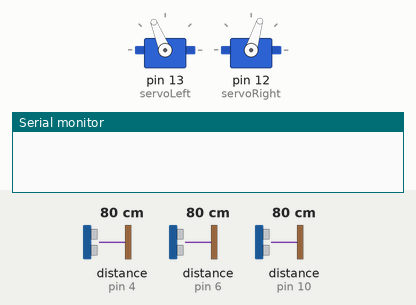
Bench run of a sketch on a simulated Arduino Uno, built with avr-gcc and run on an emulated ATmega328P. Parts: 2 × servo, the last lines printed to the serial monitor. Wiring (inferred from the names in the program): 3 × ultrasonic range finder: trigger pin 3, echo pin 4 / trigger pin 5, echo pin 6 / trigger pin 9, echo pin 10. The test bench sets the inputs (shaded band); at power-on: distance to the obstacle (sensors on pin 4, pin 6, pin 10) 80 cm. The echo pulse lasts 58.3 µs per cm.

Above: at 1.2 s.
1.3 s: distance to the obstacle (sensor on pin 4) set to 5 cm
2.8 s: distance to the obstacle (sensor on pin 4) set to 2 cm
At 2.96 s:
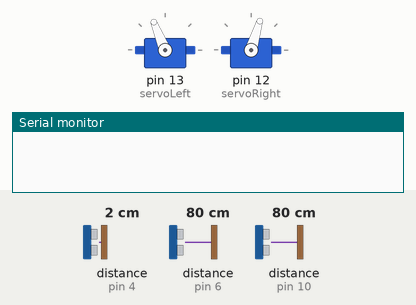
5.8 s: distance to the obstacle (sensor on pin 4) set to 4 cm
At 6.1 s:
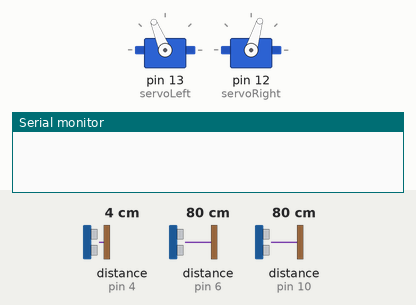
7.3 s: distance to the obstacle (sensor on pin 6) set to 5 cm
8.8 s: distance to the obstacle (sensor on pin 6) set to 2 cm
At 8.98 s:
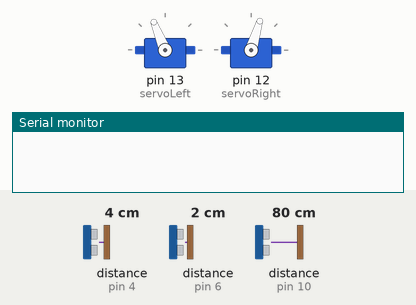
11.8 s: distance to the obstacle (sensor on pin 10) set to 10 cm
14.8 s: distance to the obstacle (sensor on pin 10) set to 7 cm
At 16.4 s:
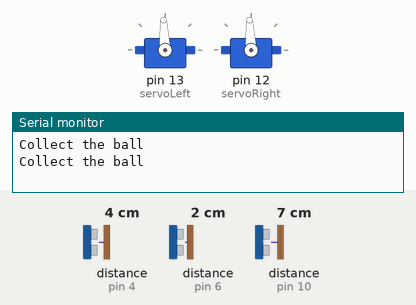
Timing chart, 0 to 17.4 s (numbered marks = the images above; inputs shaded):
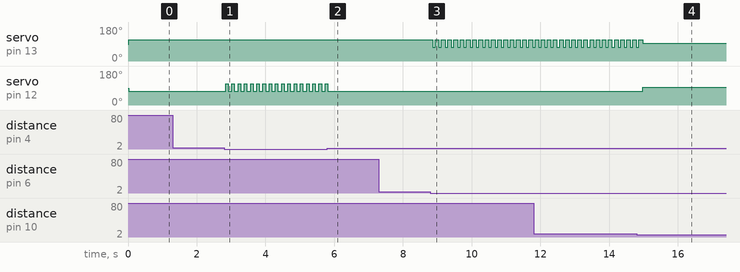

The sketch:

autoNavigation.ino
```cpp
#include <Servo.h>                      // Include servo library

Servo servoLeft;                        // Declare left and right servos

Servo servoRight;

const int trigPinF = 9;
const int echoPinF = 10;
long durationF;
int distF;

const int trigPinL = 3;
const int echoPinL = 4;
long durationL;
int distL;

const int trigPinR = 5;
const int echoPinR = 6;
long durationR;
int distR;

void setup()                            // Built-in initialization block
{
    Serial.begin(9600);
    pinMode(trigPinF, OUTPUT);
    pinMode(echoPinF, INPUT);
    pinMode(trigPinL, OUTPUT);
    pinMode(echoPinL, INPUT);
    pinMode(trigPinR, OUTPUT);
    pinMode(echoPinR, INPUT);
    servoLeft.attach(13);               // Attach left signal to pin 13
    servoRight.attach(12);              // Attach right signal to pin 12
}

void loop()                             // Main loop auto-repeats
{
  //forward();
//  Serial.println(frontDist());
//  Serial.println(leftDist());
//  Serial.println(rightDist());
//  delay(2000);
  if (frontDist() > 7){
    adjust();//
    forward();
  }

  else if(frontDist() <= 8){


    if(leftDist() >= 10){ //左边没东西
    turnLeft();
    //forward();
    }

    else if(leftDist() < 10 && rightDist() >=10){ //左边有东西
      turnRight();
      //forward();
    }

    else{
      servoLeft.writeMicroseconds(1500);
      servoRight.writeMicroseconds(1500); // 左转
      delay(650);

      Serial.println("Collect the ball");
      //手动调头
    }

  }
}

int frontDist(){
  digitalWrite(trigPinF, LOW);
  delayMicroseconds(2);
  // Sets the trigPin on HIGH state for 10 micro seconds
  digitalWrite(trigPinF, HIGH);
  delayMicroseconds(10);
  digitalWrite(trigPinF, LOW);
  // Reads the echoPin, returns the sound wave travel time in microseconds
  durationF = pulseIn(echoPinF, HIGH);
  // Calculating the distance
  distF = durationF*0.034/2;
  return distF;
}

int leftDist(){
  digitalWrite(trigPinL, LOW);
  delayMicroseconds(2);
  // Sets the trigPin on HIGH state for 10 micro seconds
  digitalWrite(trigPinL, HIGH);
  delayMicroseconds(10);
  digitalWrite(trigPinL, LOW);
  // Reads the echoPin, returns the sound wave travel time in microseconds
  durationL = pulseIn(echoPinL, HIGH);
  // Calculating the distance
  int distance = durationL*0.034/2;
  return distance;
}

int rightDist(){
  digitalWrite(trigPinR, LOW);
  delayMicroseconds(2);
  // Sets the trigPin on HIGH state for 10 micro seconds
  digitalWrite(trigPinR, HIGH);
  delayMicroseconds(10);
  digitalWrite(trigPinR, LOW);
  // Reads the echoPin, returns the sound wave travel time in microseconds
  durationR = pulseIn(echoPinR, HIGH);
  // Calculating the distance
  int distance = durationR*0.034/2;
  return distance;
}

void adjust(){
  if (leftDist() < 3){
    servoLeft.writeMicroseconds(1700);
    servoRight.writeMicroseconds(1700);
    delay(75);
  }

  else if(rightDist() < 3){
    servoLeft.writeMicroseconds(1300);
    servoRight.writeMicroseconds(1300);
    delay(75);
  }
}

void forward(){
  servoLeft.writeMicroseconds(1700);
  servoRight.writeMicroseconds(1300);
  delay(100);
}

void turnLeft(){
  servoLeft.writeMicroseconds(1300);
  servoRight.writeMicroseconds(1300);
  delay(575);
}

void turnRight(){
  servoLeft.writeMicroseconds(1700);
  servoRight.writeMicroseconds(1700);
  delay(575);
}
```

Measured:
- the behaviour switches between 4 and 3 cm on distance to the obstacle (sensor on pin 4) (found by bisection; images 0 and 1)
- the behaviour switches between 4 and 3 cm on distance to the obstacle (sensor on pin 6) (found by bisection; images 2 and 3)
- the behaviour switches between 9 and 8 cm on distance to the obstacle (sensor on pin 10) (found by bisection; images 3 and 4)
- after the input at 1.3 s, every drawn part: stays the same
- after the input at 2.8 s, servo on pin 12 (servoRight): alternates 112° for 0.08 s and 73° for 0.11 s, starting at once
- after the input at 5.8 s, servo on pin 12 (servoRight): goes on until 5.8 s, then stays 73°
- after the input at 7.3 s, every drawn part: stays the same
- after the input at 8.8 s, servo on pin 13 (servoLeft): alternates 112° for 0.11 s and 73° for 0.08 s, starting after 0.06 s
- after the input at 14.8 s, servo on pin 12 (servoRight): 73° → 93° after 0.17 s
